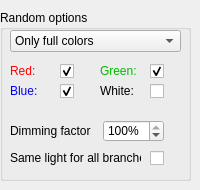
       <widget class="QWidget" name="TopRandom">
        <widget class="QGroupBox" name="groupBox_5">
         <property name="geometry">
          <rect>
           <x>0</x>
           <y>10</y>
           <width>191</width>
           <height>171</height>
          </rect>
         </property>
         <property name="title">
          <string>Random options</string>
         </property>
         <widget class="QComboBox" name="comboBoxRandom1Colors">
          <property name="geometry">
           <rect>
            <x>10</x>
            <y>20</y>
            <width>171</width>
            <height>22</height>
           </rect>
          </property>
          <property name="currentIndex">
           <number>0</number>
          </property>
          <item>
           <property name="text">
            <string>Only full colors</string>
           </property>
          </item>
          <item>
           <property name="text">
            <string>All colors</string>
           </property>
          </item>
         </widget>
         <widget class="QCheckBox" name="checkBoxRandom1Red">
          <property name="geometry">
           <rect>
            <x>60</x>
            <y>50</y>
            <width>21</width>
            <height>22</height>
           </rect>
          </property>
          <property name="layoutDirection">
           <enum>Qt::LeftToRight</enum>
          </property>
          <property name="text">
           <string/>
          </property>
          <property name="checked">
           <bool>true</bool>
          </property>
          <property name="autoRepeat">
           <bool>false</bool>
          </property>
          <property name="autoExclusive">
           <bool>false</bool>
          </property>
         </widget>
         <widget class="QCheckBox" name="checkBoxRandom1Blue">
          <property name="geometry">
           <rect>
            <x>60</x>
            <y>70</y>
            <width>21</width>
            <height>22</height>
           </rect>
          </property>
          <property name="layoutDirection">
           <enum>Qt::LeftToRight</enum>
          </property>
          <property name="text">
           <string/>
          </property>
          <property name="checked">
           <bool>true</bool>
          </property>
          <property name="autoRepeat">
           <bool>false</bool>
          </property>
          <property name="autoExclusive">
           <bool>false</bool>
          </property>
         </widget>
         <widget class="QLabel" name="label_40">
          <property name="geometry">
           <rect>
            <x>10</x>
            <y>50</y>
            <width>31</width>
            <height>22</height>
           </rect>
          </property>
          <property name="styleSheet">
           <string notr="true">color: rgb(255, 0, 0)</string>
          </property>
          <property name="text">
           <string>Red:</string>
          </property>
         </widget>
         <widget class="QLabel" name="label_41">
          <property name="geometry">
           <rect>
            <x>10</x>
            <y>70</y>
            <width>31</width>
            <height>22</height>
           </rect>
          </property>
          <property name="styleSheet">
           <string notr="true">color: rgb(0, 0, 255)</string>
          </property>
          <property name="text">
           <string>Blue:</string>
          </property>
         </widget>
         <widget class="QLabel" name="label_43">
          <property name="geometry">
           <rect>
            <x>100</x>
            <y>70</y>
            <width>41</width>
            <height>22</height>
           </rect>
          </property>
          <property name="text">
           <string>White:</string>
          </property>
         </widget>
         <widget class="QLabel" name="label_42">
          <property name="geometry">
           <rect>
            <x>100</x>
            <y>50</y>
            <width>41</width>
            <height>22</height>
           </rect>
          </property>
          <property name="styleSheet">
           <string notr="true">color: rgb(0, 187, 0)</string>
          </property>
          <property name="text">
           <string>Green:</string>
          </property>
         </widget>
         <widget class="QCheckBox" name="checkBoxRandom1Green">
          <property name="geometry">
           <rect>
            <x>150</x>
            <y>50</y>
            <width>21</width>
            <height>22</height>
           </rect>
          </property>
          <property name="layoutDirection">
           <enum>Qt::LeftToRight</enum>
          </property>
          <property name="text">
           <string/>
          </property>
          <property name="checked">
           <bool>true</bool>
          </property>
          <property name="autoRepeat">
           <bool>false</bool>
          </property>
          <property name="autoExclusive">
           <bool>false</bool>
          </property>
         </widget>
         <widget class="QCheckBox" name="checkBoxRandom1White">
          <property name="geometry">
           <rect>
            <x>150</x>
            <y>70</y>
            <width>21</width>
            <height>22</height>
           </rect>
          </property>
          <property name="layoutDirection">
           <enum>Qt::LeftToRight</enum>
          </property>
          <property name="text">
           <string/>
          </property>
          <property name="checked">
           <bool>false</bool>
          </property>
          <property name="autoRepeat">
           <bool>false</bool>
          </property>
          <property name="autoExclusive">
           <bool>false</bool>
          </property>
         </widget>
         <widget class="QCheckBox" name="checkBoxRandom1Same">
          <property name="geometry">
           <rect>
            <x>150</x>
            <y>140</y>
            <width>21</width>
            <height>16</height>
           </rect>
          </property>
          <property name="text">
           <string/>
          </property>
         </widget>
         <widget class="QLabel" name="label_48">
          <property name="geometry">
           <rect>
            <x>10</x>
            <y>140</y>
            <width>131</width>
            <height>16</height>
           </rect>
          </property>
          <property name="text">
           <string>Same light for all branches:</string>
          </property>
         </widget>
         <widget class="QLabel" name="label_69">
          <property name="geometry">
           <rect>
            <x>10</x>
            <y>110</y>
            <width>81</width>
            <height>22</height>
           </rect>
          </property>
          <property name="text">
           <string>Dimming factor:</string>
          </property>
         </widget>
         <widget class="QSpinBox" name="spinBoxRandom1Dim">
          <property name="geometry">
           <rect>
            <x>103</x>
            <y>110</y>
            <width>61</width>
            <height>22</height>
           </rect>
          </property>
          <property name="buttonSymbols">
           <enum>QAbstractSpinBox::UpDownArrows</enum>
          </property>
          <property name="suffix">
           <string>%</string>
          </property>
          <property name="minimum">
           <number>1</number>
          </property>
          <property name="maximum">
           <number>100</number>
          </property>
          <property name="value">
           <number>100</number>
          </property>
         </widget>
        </widget>
       </widget>
